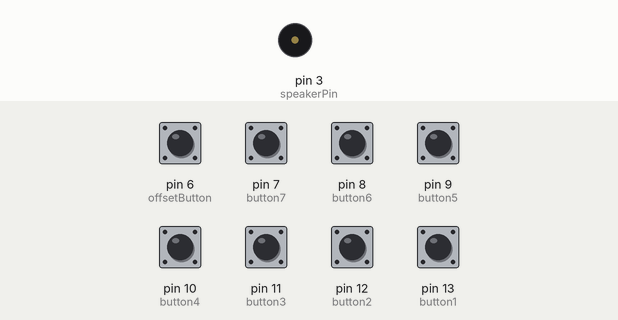
Bench run of a sketch on a simulated Arduino Uno, built with avr-gcc and run on an emulated ATmega328P. On the bench: buzzer (waves = sounding). The inputs (shaded band) are chosen by the test bench; at power-on: pin 6 (offsetButton), pin 7 (button7), pin 8 (button6), pin 9 (button5), pin 10 (button4), pin 11 (button3), pin 12 (button2), pin 13 (button1) LOW.

Above: at 1.2 s.
1.3 s: pin 7 (button7) pulled HIGH for 0.15 s
At 1.37 s:
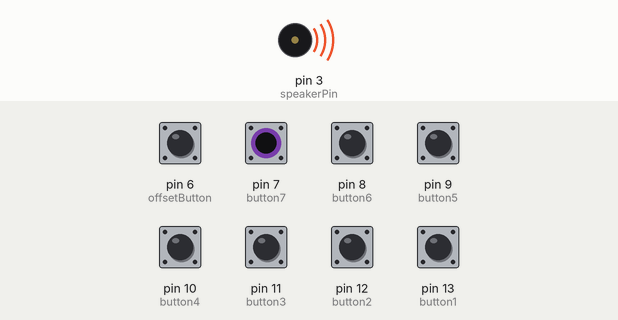
Timing chart, 0 to 4.3 s (numbered marks = the images above; inputs shaded):
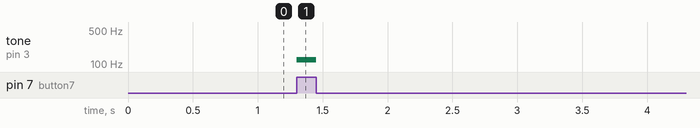

Measured:
- after the input at 1.3 s, tone on pin 3 (speakerPin): silent → 123 Hz at once, → silent 0.15 s later

The sketch:

Final_build_simple_sounds.ino
```cpp
int button1 = 13;
int button2 = 12;
int button3 = 11;
int button4 = 10;
int button5 = 9;
int button6 = 8;
int button7 = 7;
int offsetButton = 6;
int speakerPin = 3;

int offset = 0;
int offsetCurrentState = 0;
int offsetLastState = 0;

int notes[21] = { 65, 73, 82, 87, 98, 110, 123, //First 7 notes
262, 294, 330, 349, 392, 440, 494, //2nd set of seven
1047, 1175, 1319, 1397, 1568, 1760, 1976, //3rd set of 7
  };

void setup() {
  // put your setup code here, to run once:
pinMode(button1, INPUT);
pinMode(button2, INPUT);
pinMode(button3, INPUT);
pinMode(button4, INPUT);
pinMode(button5, INPUT);
pinMode(button6, INPUT);
pinMode(button7, INPUT);
pinMode(offsetButton, INPUT);


}

void loop() {
  // put your main code here, to run repeatedly:
  offsetLastState = offsetCurrentState;
  offsetCurrentState = digitalRead(offsetButton);
  if(offsetLastState == LOW && offsetCurrentState == HIGH)
    offset += 7;
  if(offset > 14)
    offset = 0;

  while(digitalRead(button1) == HIGH)
  {
    tone(speakerPin, notes[offset]);
  }

    while(digitalRead(button2) == HIGH)
  {
    tone(speakerPin, notes[offset + 1]);
  }

    while(digitalRead(button3) == HIGH)
  {
    tone(speakerPin, notes[offset + 2]);
  }

    while(digitalRead(button4) == HIGH)
  {
    tone(speakerPin, notes[offset + 3]);
  }

    while(digitalRead(button5) == HIGH)
  {
    tone(speakerPin, notes[offset + 4]);
  }

    while(digitalRead(button6) == HIGH)
  {
    tone(speakerPin, notes[offset + 5]);
  }

    while(digitalRead(button7) == HIGH)
  {
    tone(speakerPin, notes[offset + 6]);
  }

  noTone(speakerPin);

}
```
